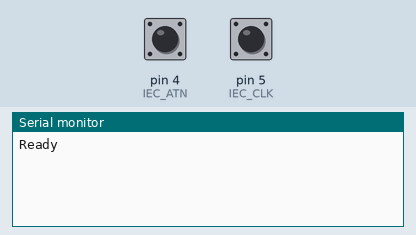
This sketch was run on a simulated Arduino Uno, built with avr-gcc and run on an emulated ATmega328P. On the bench: the last lines printed to the serial monitor. The test bench sets the inputs (shaded band); at power-on: pin 4 (IEC_ATN) HIGH, pin 5 (IEC_CLK) HIGH.

Above: at 1.2 s.
1.3 s: pin 4 (IEC_ATN) driven LOW
At 2.5 s:
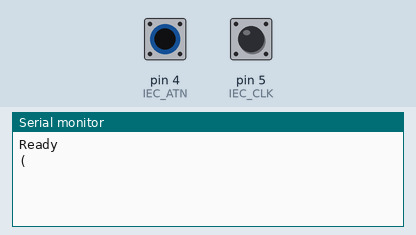
2.8 s: pin 4 (IEC_ATN) driven HIGH
At 3.8 s:
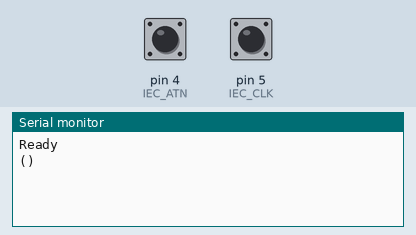
4.3 s: pin 4 (IEC_ATN) pulsed LOW 2 times (0.12 s each, 0.3 s apart)
At 5.1 s:
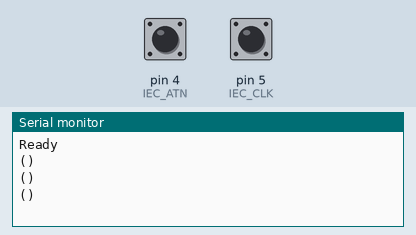

Measured:
- after the input at 1.3 s, the serial monitor: prints a new line at once (image 1)
- after the input at 2.8 s, the serial monitor: prints a new line at once (image 2)
- after the input at 4.3 s, the serial monitor: prints a new line at once (image 3)

The sketch:

IEC-Monitor.ino
```cpp
// (licence header left out)
#define IEC_ATN 4
#define IEC_CLK 5
#define IEC_DAT 6

bool IN_ATN = false;
bool IN_CLK = false;

int BITS = 0;
String BITSTR = "";
int BITVAL = 0;

void setup() {
  pinMode(IEC_ATN, INPUT);
  pinMode(IEC_CLK, INPUT);
  pinMode(IEC_DAT, INPUT);

  Serial.begin(115200);
  Serial.print("Ready\r\n");
}

void loop() {
  if (!ReadIEC(IEC_ATN) && !IN_ATN) {
    IN_ATN = true;
    IN_CLK = false;
    BITS = 0;
    BITSTR = "";
    BITVAL = 0;
    Serial.print("\r\n(");
  }
  if (ReadIEC(IEC_ATN) && IN_ATN) {
    IN_ATN = false;
    IN_CLK = false;
    Serial.print(") ");
  }
  if (!ReadIEC(IEC_CLK) && !IN_CLK) {IN_CLK = true;}
  if (ReadIEC(IEC_CLK) && IN_CLK) {
    IN_CLK = false;
      if (ReadIEC(IEC_DAT)) {
        BITSTR += "1";
        BITVAL |= (1 << BITS - 1);
      } else {
        BITSTR += "0";
        BITVAL |= (0 << BITS - 1);
      }
    BITS ++;
    if (BITS > 8) {
      if (IN_ATN) {
        Serial.print(HEXED(BITVAL) + " ");
      } else {
        Serial.print(HEXED(BITVAL) + " ");
      }
      BITS = 0;
      BITSTR = "";
      BITVAL = 0;
    }
  }
}

String HEXED(int VALUE) {
  String temp = "";
  if (VALUE < 16) {temp += "0";}
  temp += String(VALUE, HEX);
  temp.toUpperCase();
  return temp;
}

bool ReadIEC(int PIN) {
  if (digitalRead(PIN) == true) {
    return true;
  } else {
    return false;
  }
}
```
